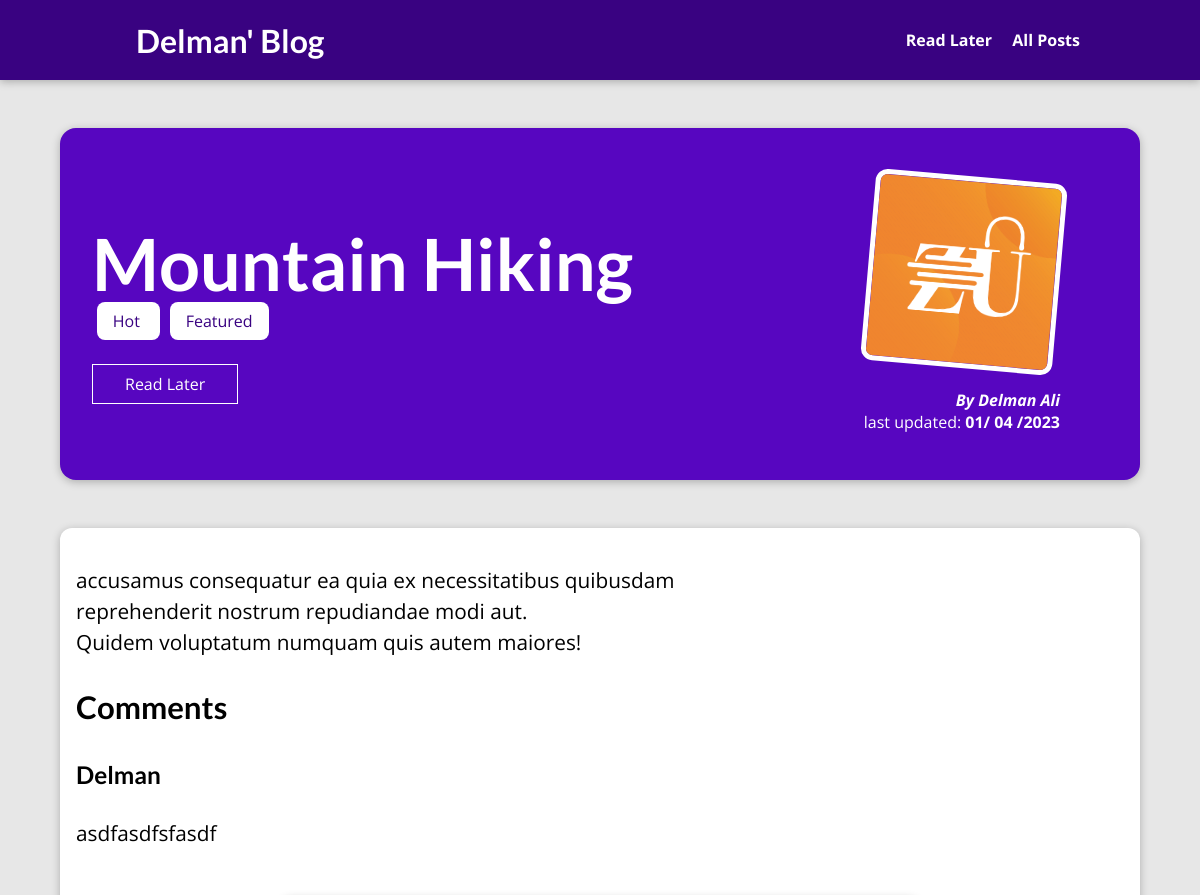
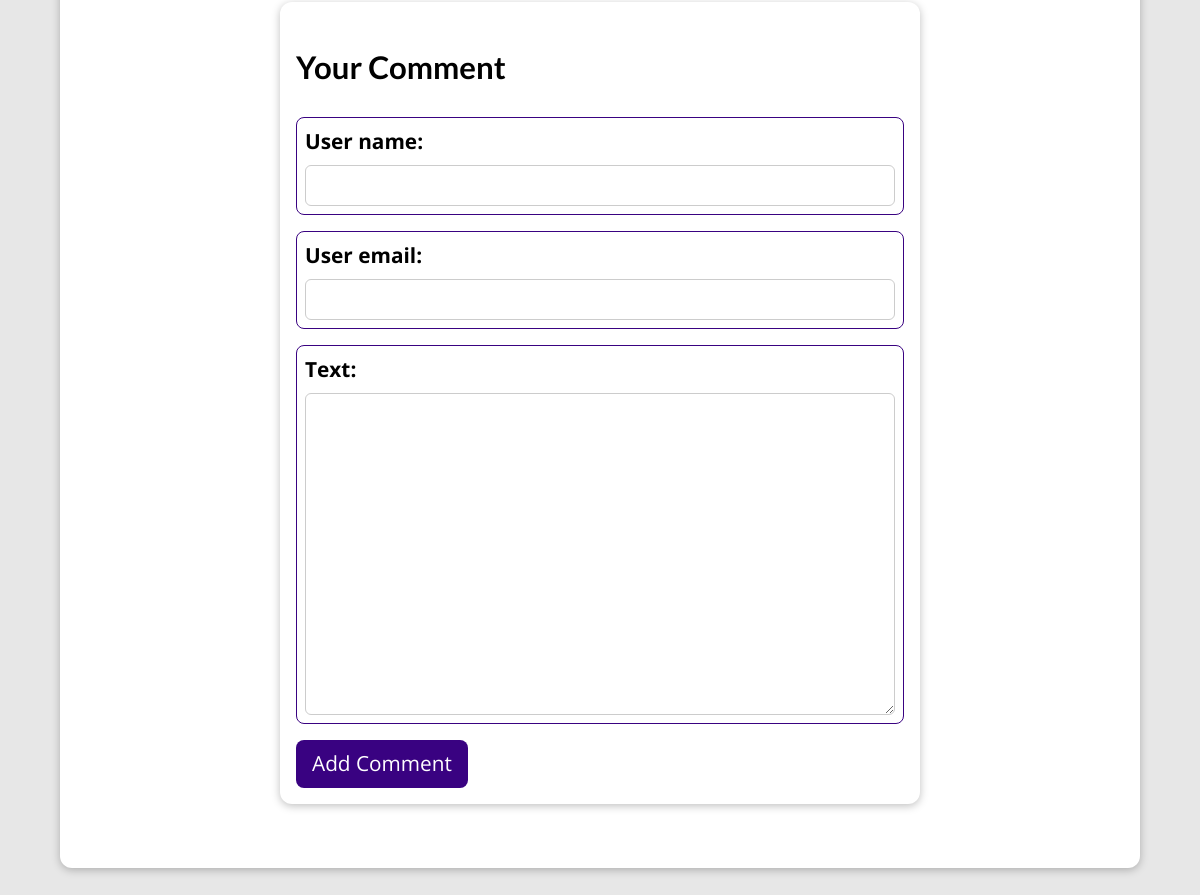
The page /posts/hike-in-the-mountains on the database its author committed (2 pictures, top to bottom).
### blog/models.py (models this page shows, shortened)
class Post(models.Model):
    title = models.CharField(max_length=150)
    axcerpt = models.CharField(max_length=200)
    date = models.DateField(auto_now=True)
    image = models.ImageField(upload_to='posts', null=True)
    slug = models.SlugField(unique=True, db_index=True)
    content = models.TextField(validators=[MinLengthValidator(10)])
    author = models.ForeignKey(
        Author, on_delete=models.SET_NULL, null=True, related_name='posts')
    tags = models.ManyToManyField(Tag)

class Tag(models.Model):
    caption = models.CharField(max_length=20)

class Author(models.Model):
    first_name = models.CharField(max_length=100)
    last_name = models.CharField(max_length=100)
    email = models.EmailField()
    def __str__(self):
        return f'{self.first_name} {self.last_name}'

class Comment(models.Model):
    user_name = models.CharField(max_length=120)
    user_email = models.EmailField()
    text = models.TextField()
    post = models.ForeignKey(
        Post, on_delete=models.CASCADE, related_name='comments')

### blog/views.py (the view, shortened to what this page needs)
# urls.py: path('posts/<slug:slug>', views.SinglePostView.as_view(), name='post-detail-page'),
class SinglePostView(View):
    def is_stored_post(self, request, post_id):
        stored_posts = request.session.get('stored_posts')
        if stored_posts is not None:
            is_saved_for_later = post_id in stored_posts
        else:
            is_saved_for_later = False
        return is_saved_for_later
    def get(self, request, slug):
        post = Post.objects.get(slug=slug)
        context = {
            'post': post,
            'post_tags': post.tags.all(),
            'comment_form': CommentForm(),
            'comments': post.comments.all().order_by('-id'),
            'saved_for_later': self.is_stored_post(request, post.id)
        }
        return render(request, 'blog/post-detail.html', context)

### blog/forms.py
class CommentForm(forms.ModelForm):
    class Meta:
        model = Comment
        fields = ('user_name', 'user_email', 'text')
        locals = {
            'user_name': 'Name',
            'user_email': 'Email',
            'text': 'Your Comment'
        }

### blog/templates/blog/post-detail.html (shortened to what this page needs)
{% extends 'base.html' %}
{% load static %}
{% block css_files %}
<link rel="stylesheet" href="{% static 'blog/post-detail.css' %}">
{% endblock %}
{% block content %}
<section id="summary">
    <h2>{{ post.title|title }}</h2>
    <div>
        {% for tag in post_tags %}
        <span class="tag"> {{ tag.caption}} </span>
        {% endfor %}
    </div>
    <div id="read-later">
        <form action="{% url 'read-later' %}" method="POST">
            <button>
                {% if saved_for_later %}
                Remove from read later
                {% else %}
                Read Later
                {% endif %}
            </button>
        </form>
    </div>
    <article>
        <img src="{{post.image.url}}" alt="{{post.title}}">
        <address>By <a href="mailto:{{post.author.email}}">{{post.author|title}}</a></address>
        <div>
            last updated: <time>
                {{ post.date|date:'d/ m /Y' }}
            </time>
        </div>
    </article>
</section>
<main style="
    font-size: 1.3rem;
    line-height: 1.5;
    font-weight: 400;
    ">
    {{ post.content|linebreaks }}
    <section id="comments">
        <h2>Comments</h2>
        {% for comment in comments %}
        <article>
            <header>
                <h3>{{ comment.user_name|title }}</h3>
            </header>
            <p>{{ comment.text|linebreaks }}</p>
        </article>
        {% endfor %}
        <section id="comment-form">
            <h2>Your Comment</h2>
            <form action="{% url 'post-detail-page' post.slug %}" method="POST">
                {% for form_field in comment_form %}
                <div class="form-control {% if form_field.errors %}invaled{% endif %} ">
                    {{ form_field.label_tag }}
                    {{ form_field }}
                </div>
                {% endfor %}
                <button type="submit">Add Comment</button>
            </form>
        </section>
    </main>
    {% endblock %}

### templates/base.html (shortened to what this page needs)
{% load static %}
<!DOCTYPE html>
<html lang="en">
  <head>
    <link rel="stylesheet" href="{% static "app.css" %}" />
    {%block css_files %}{%endblock%}
  </head>
  <body>
    <header id="main-navigation">
      <h1><a href="{% url 'starting-page' %} ">Delman' Blog</a></h1>
      <nav>
        <a href="{% url 'read-later' %}">Read Later</a>
          <a href="{% url 'posts-page' %}">All Posts</a>
      </nav>
  </header>
    {% block content %}{% endblock %}
  </body>
</html>

### static/app.css (style rules this page uses)
* { box-sizing: border-box; }
html { font-family: 'Open Sans', 'Lato', sans-serif; }
body { margin: 0; }
h1, h2, h3 { font-family: 'Lato', sans-serif; font-weight: bold; }
#main-navigation { width: 100%; height: 5rem; display: flex; justify-content: space-between; align-items: center; padding: 0 10%; position: absolute; top: 0; left: 0; background-color: #390281; box-shadow: 0 2px 8px rgba(0, 0, 0, 0.25); }
#main-navigation a { text-decoration: none; color: white; font-weight: bold; margin-left: 1rem; }

### blog/static/blog/post-detail.css (style rules this page uses)
body { background-color: #e7e7e7; }
#main-navigation { background-color: #390281; box-shadow: 0 2px 8px rgba(0, 0, 0, 0.25); }
#summary { margin: 8rem auto 3rem auto; padding: 2rem; width: 90%; max-width: 90rem; border-radius: 16px; background-color: #5706c0; position: relative; box-shadow: 0 2px 8px rgba(0, 0, 0, 0.25); height: 22rem; }
#summary h2 { color: white; font-size: 4.5rem; margin-bottom: 0.25rem; }
#read-later { margin: 2rem 0; }
#read-later button { background-color: transparent; border: 1px solid white; padding: 0.5rem 2rem; font: inherit; color: white; cursor: pointer; }
#summary article { position: absolute; top: 2rem; right: 3rem; padding: 1rem 2rem; border-radius: 12px; text-align: right; color: white; }
#summary article img { width: 12rem; height: 12rem; border-radius: 12px; transform: rotateZ(5deg); border: 5px solid white; margin-bottom: 1rem; }
#summary address { font-weight: bold; }
#summary time { font-weight: bold; }
#summary a { color: white; text-decoration: none; }
main { width: 90%; max-width: 90rem; margin: 3rem auto; background-color: white; padding: 1rem; border-radius: 12px; box-shadow: 0 2px 8px rgba(0, 0, 0, 0.25); }
.tag { background-color: white; color: #390281; padding: 0.5rem 1rem; margin: 0.3rem; border-radius: 8px; }
#comment-form { margin: 3rem auto; width: 90%; max-width: 40rem; padding: 1rem; background-color: white; border-radius: 12px; box-shadow: 0 2px 8px rgba(0, 0, 0, 0.25); }
#comment-form button { background-color: #390281; color: white; border: none; padding: 0.5rem 1rem; border-radius: 8px; font: inherit; cursor: pointer; }
.form-control { border: 1px solid #390281; border-radius: 8px; padding: 0.5rem; margin-bottom: 1rem; }
.form-control label { font-weight: bold; margin-bottom: 0.5rem; display: block; }
.form-control input, .form-control textarea { display: block; width: 100%; border: 1px solid #ccc; border-radius: 6px; padding: 0.25rem; font: inherit; }

### rows shown on the page
Post: title "Mountain Hiking", image (picture), author "Delman Ali", date "01/ 04 /2023", content "accusamus consequatur ea quia ex necessitatibus quibusdam reprehenderit nostrum repudiandae modi aut. Quidem voluptatum numquam quis autem maiores!"
Tag: caption "Hot"
Tag: caption "Featured"
Comment: user_name "Delman", text "asdfasdfsfasdf"
